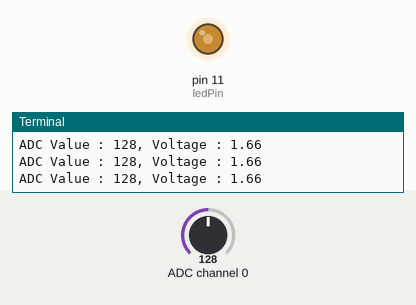
Simulated run of this program. Board: Raspberry Pi (header pin numbers). On the bench: output pins drawn as LEDs (lit = HIGH), the last lines printed to the terminal. Inputs (shaded band) come from the test bench; at power-on: ADC channel 0 = 128 (analog values on the 0–255 scale).

Above: at 1.2 s.
1.3 s: ADC channel 0 set to 178
At 2.4 s:
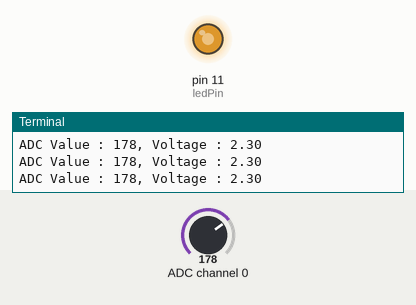
2.8 s: ADC channel 0 set to 224
At 3.3 s:
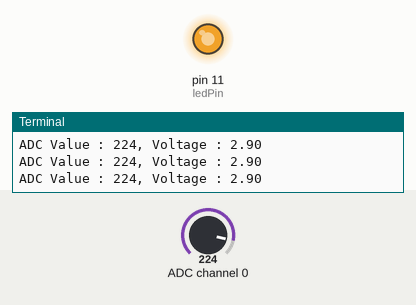
4.3 s: ADC channel 0 set to 30
At 4.7 s:
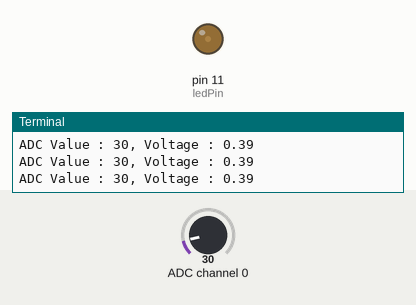
5.8 s: ADC channel 0 set to 0
At 6.8 s:
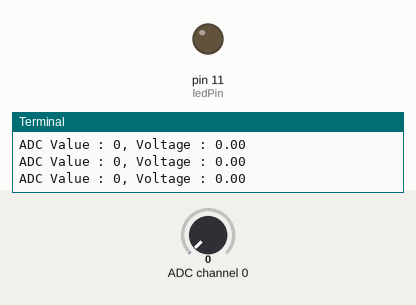
Timing chart, 0 to 8.3 s (numbered marks = the images above; inputs shaded):
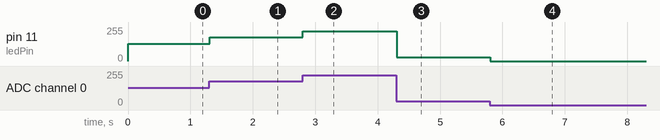

The program:

Nightlamp.py
```python
#!/usr/bin/env python3
#############################################################################
# Filename    : Nightlamp.py
# Description : Control LED with Photoresistor
# Author      : www.freenove.com
# modification: 2020/03/09
########################################################################
import RPi.GPIO as GPIO
import time
from ADCDevice import *

ledPin = 11 # define ledPin
adc = ADCDevice() # Define an ADCDevice class object

def setup():
    global adc
    if(adc.detectI2C(0x48)): # Detect the pcf8591.
        adc = PCF8591()
    elif(adc.detectI2C(0x4b)): # Detect the ads7830
        adc = ADS7830()
    else:
        print("No correct I2C address found, \n"
        "Please use command 'i2cdetect -y 1' to check the I2C address! \n"
        "Program Exit. \n");
        exit(-1)
    global p
    GPIO.setmode(GPIO.BOARD)
    GPIO.setup(ledPin,GPIO.OUT)   # set ledPin to OUTPUT mode
    GPIO.output(ledPin,GPIO.LOW)

    p = GPIO.PWM(ledPin,1000) # set PWM Frequence to 1kHz
    p.start(0)

def loop():
    while True:
        value = adc.analogRead(0)    # read the ADC value of channel 0
        p.ChangeDutyCycle(value*100/255)
        voltage = value / 255.0 * 3.3
        print ('ADC Value : %d, Voltage : %.2f'%(value,voltage))
        time.sleep(0.01)

def destroy():
    adc.close()
    p.stop()  # stop PWM
    GPIO.cleanup()

if __name__ == '__main__':   # Program entrance
    print ('Program is starting ... ')
    setup()
    try:
        loop()
    except KeyboardInterrupt:  # Press ctrl-c to end the program.
        destroy()
```

ADCDevice.py
```python
#!/usr/bin/env python3
########################################################################
# Filename    : ADCDevice.py
# Description : Freenove ADC Module library.
# Author      : www.freenove.com
# modification: 2020/04/21
########################################################################

import smbus

class ADCDevice(object):
    def __init__(self):
        self.cmd = 0
        self.address = 0
        self.bus=smbus.SMBus(1)
        # print("ADCDevice init")

    def detectI2C(self,addr):
        try:
            self.bus.write_byte(addr,0)
            print("Found device in address 0x%x"%(addr))
            return True
        except:
            print("Not found device in address 0x%x"%(addr))
            return False

    def close(self):
        self.bus.close()

class PCF8591(ADCDevice):
    def __init__(self):
        super(PCF8591, self).__init__()
        self.cmd = 0x40     # The default command for PCF8591 is 0x40.
        self.address = 0x48 # 0x48 is the default i2c address for PCF8591 Module.

    def analogRead(self, chn): # PCF8591 has 4 ADC input pins, chn:0,1,2,3
        value = self.bus.read_byte_data(self.address, self.cmd+chn)
        value = self.bus.read_byte_data(self.address, self.cmd+chn)
        return value

    def analogWrite(self,value): # write DAC value
        self.bus.write_byte_data(address,cmd,value)

class ADS7830(ADCDevice):
    def __init__(self):
        super(ADS7830, self).__init__()
        self.cmd = 0x84
        self.address = 0x4b # 0x4b is the default i2c address for ADS7830 Module.

    def analogRead(self, chn): # ADS7830 has 8 ADC input pins, chn:0,1,2,3,4,5,6,7
        value = self.bus.read_byte_data(self.address, self.cmd|(((chn<<2 | chn>>1)&0x07)<<4))
        return value
```

Measured:
- after the input at 1.3 s, pin 11 (ledPin): 128/255 → 178/255 at once
- after the input at 2.8 s, pin 11 (ledPin): 178/255 → 224/255 at once
- after the input at 4.3 s, pin 11 (ledPin): 224/255 → 30/255 at once
- after the input at 5.8 s, pin 11 (ledPin): 30/255 → 0/255 at once
